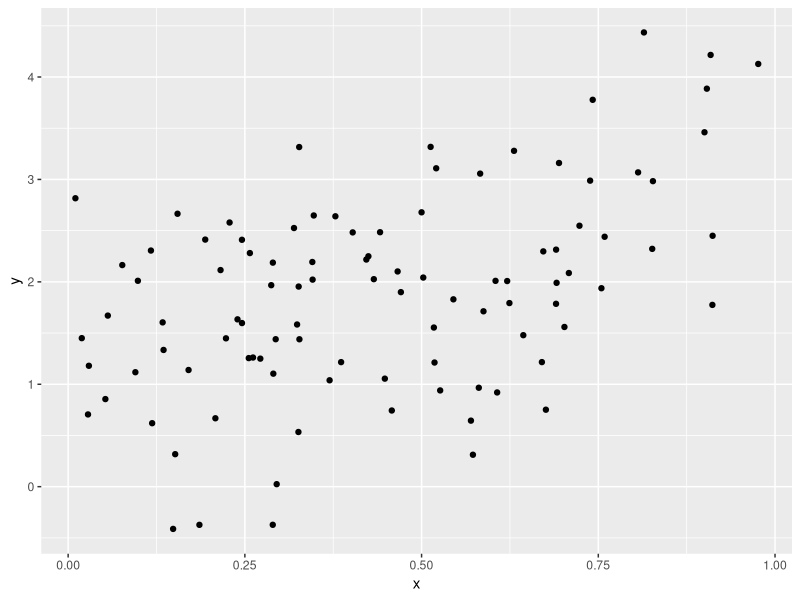

This chart was generated by the following R code:
## ---- chunk 1
library(tidyverse)

plot_df = 
  tibble(
    x = runif(100),
    y = 1 + 2 * x + rnorm(100)
  )

plot_df |> 
  ggplot(aes(x = x, y = y)) +
  geom_point()
